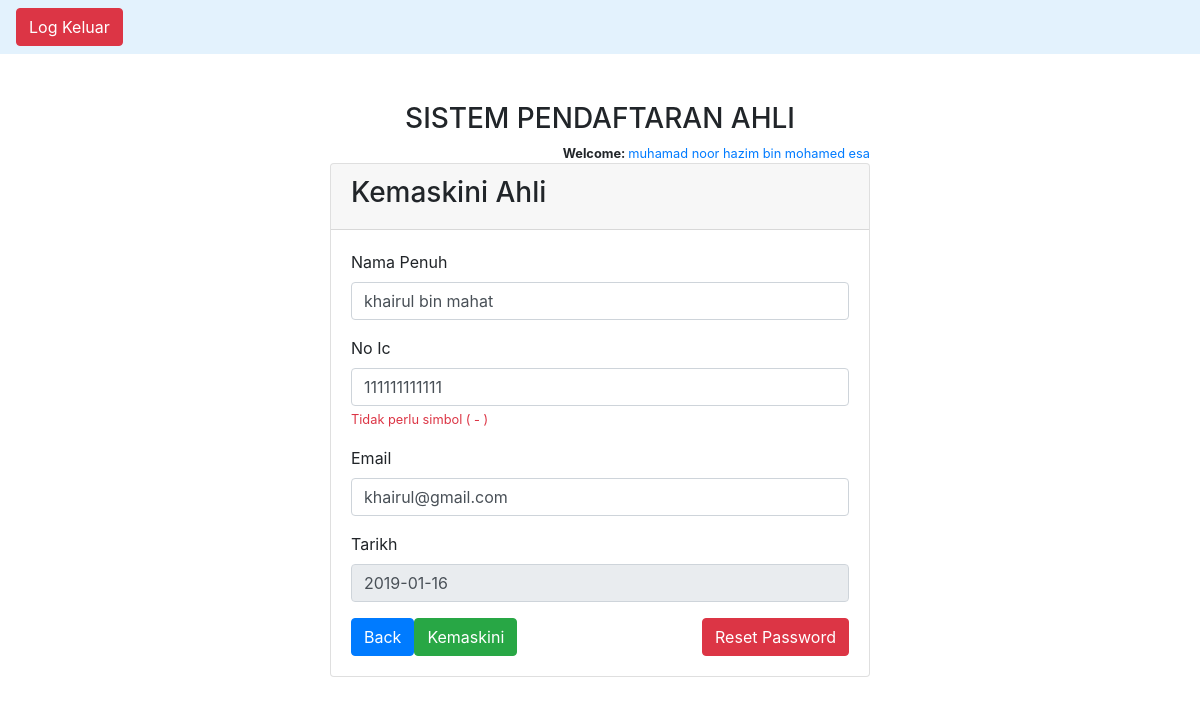
Screenshot of /admin/kemaskini.php?idahli=25 (signed in) with the database file from the repository.
### tables this page shows
CREATE TABLE `pengurus` (
  `pengurus_id` int(11) NOT NULL,
  `pengurus_nama` varchar(200) NOT NULL,
  `pengurus_ic` varchar(20) NOT NULL,
  `pengurus_email` varchar(100) NOT NULL,
  `pengurus_pass` varchar(100) NOT NULL,
  `pengurus_tarikhdaftar` timestamp NOT NULL DEFAULT CURRENT_TIMESTAMP ON UPDATE CURRENT_TIMESTAMP
);

CREATE TABLE `ahli` (
  `ahli_id` int(11) NOT NULL,
  `ahli_nama` varchar(200) NOT NULL,
  `ahli_ic` varchar(50) NOT NULL,
  `ahli_email` varchar(100) NOT NULL,
  `ahli_pass` varchar(100) NOT NULL,
  `ahli_tarikhdaftar` date NOT NULL
);

### admin/inc/secureadmin.php (called while the page is built, shortened)
<?php
$pengurusid = $_SESSION['admin_id'];
$getpengurus = "SELECT pengurus_nama FROM pengurus WHERE pengurus_id = '$pengurusid'";
$result = mysqli_query($conn, $getpengurus) or die (mysqli_error($conn));
$rowpengurussecure = mysqli_fetch_array($result);
?>

### controller/control.php (called while the page is built, shortened)
<?php
	class control {
		public function update($id){
			$conf = new config();
			$conn = $conf->open();
			$rsreq = mysqli_query($conn, "SELECT * FROM ahli WHERE ahli_id = '$id'");
			return $rsreq;
		}
	}
?>

### admin/kemaskini.php (the view, shortened to what this page needs)
<?php
  include '../controller/control.php';
  $obj = new control();
  if (isset($_GET['idahli'])) {
    $conf = new config();
    $conn = $conf->open();
    include 'inc/secureadmin.php';
    $id = mysqli_escape_string($conn, $_GET['idahli']);
    $rsahliupdate = $obj->update($id);
    $rowahli = mysqli_fetch_array($rsahliupdate);
  } else {
    header("Location: index.php");
  }
?>
<!DOCTYPE html>
<html>
<?php include 'inc/head.php'; ?>
<body>
  <?php include 'inc/nav.php'; ?>
  <div class="container mt-5">
    <div class="row">
      <div class="col-md-6 mx-auto text-center">
        <h3>SISTEM PENDAFTARAN AHLI</h3>
        <small class="float-right"><strong>Welcome: </strong><span class="text-primary"><?php echo $rowpengurussecure['pengurus_nama']; ?></span></small>
      </div>
    </div>
    <div class="row">
      <div class="col-md-6 mx-auto">
        <div class="card mt-10">
          <div class="card-header">
            <h3>Kemaskini Ahli</h3>
          </div>
          <div class="card-body">
            <form method="post" action="../controller/control.php?mod=kemaskini">
      			  <div class="form-group">
      			    <label>Nama Penuh</label>
      			    <input pattern="[A-Za-z\s]+" title="hanya huruf dibenarkan." name="nama" type="text" class="form-control" placeholder="" required value="<?php echo $rowahli['ahli_nama'] ?>" autocomplete="off">
      			  </div>
      			  <div class="form-group">
      			    <label>No Ic</label>
      			    <input name="ic" type="text" class="form-control" placeholder="98013201****" required pattern="[0-9]{12}" value="<?php echo $rowahli['ahli_ic'] ?>" autocomplete="off">
      			    <small class="text-danger">Tidak perlu simbol ( - )</small>
      			  </div>
      			  <div class="form-group">
      			    <label>Email</label>
      			    <input name="email" type="email" class="form-control" placeholder="" required value="<?php echo $rowahli['ahli_email'] ?>" autocomplete="off">
      			  </div>
      			  <div class="form-group">
      			    <label>Tarikh</label>
      			    <input type="text" name="tarikh" class="form-control" readonly value="<?php echo $rowahli['ahli_tarikhdaftar'] ?>">
      			  </div>
              <a class="btn btn-primary float-left" href="index.php">Back</a>
              <button type="submit" class="btn btn-success float-left">Kemaskini</button>
      			</form>
            <form action="../controller/control.php?mod=rstpass" method="post">
              <button type="submit" class="btn btn-danger float-right" href="index.php">Reset Password</button>
            </form>
          </div>
        </div>
      </div>
    </div>
  </div>
  <br>
</body>
</html>

### rows the page displays
pengurus: pengurus_nama "muhamad noor hazim bin mohamed esa"
ahli: nama "khairul bin mahat", ic "111111111111", email "khairul@gmail.com", tarikh "2019-01-16"
